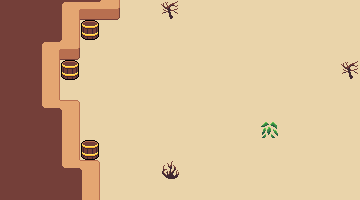

This is a level from a 2D game, rendered from its Tiled map with the project's own tilesets. A one-line summary and the complete map file follow:
An orthogonal 18x10 tile map with 20x20 px tiles, 2 tile layers (ground, obstacles) and 5 objects (4x enemy_spawn, player_spawn).

<map version="1.10" tiledversion="1.10.2" orientation="orthogonal" renderorder="right-down" width="18" height="10" tilewidth="20" tileheight="20" infinite="0" nextlayerid="9" nextobjectid="20">
 <tileset firstgid="1" source="tileset.tsx" />
 <layer id="6" name="ground" width="18" height="10">
  <data encoding="csv">
85,85,85,85,85,85,85,85,86,85,85,85,85,85,85,85,85,85,
85,85,85,85,85,85,85,85,85,85,85,85,85,85,85,85,85,85,
85,85,85,85,85,85,85,85,85,85,85,85,85,85,85,85,85,85,
85,85,85,66,85,85,85,85,85,85,85,85,85,85,85,85,85,86,
85,85,85,85,85,85,85,85,85,85,85,85,85,85,85,85,85,85,
85,85,85,85,85,85,85,85,85,85,85,85,85,85,85,85,85,85,
85,85,85,85,85,85,85,85,85,85,85,85,85,66,85,85,85,85,
85,85,85,85,85,85,85,85,85,85,85,85,85,85,85,85,85,85,
85,85,85,85,85,85,85,85,87,85,85,85,85,85,85,85,85,85,
85,85,85,85,85,85,85,85,85,85,85,85,85,85,85,85,85,85
</data>
 </layer>
 <layer id="7" name="obstacles" width="18" height="10">
  <data encoding="csv">
23,23,23,4,44,45,0,0,0,0,0,0,0,0,0,0,0,0,
23,23,23,24,323,0,0,0,0,0,0,0,0,0,0,0,0,0,
23,23,4,45,0,0,0,0,0,0,0,0,0,0,0,0,0,0,
23,23,24,323,0,0,0,0,0,0,0,0,0,0,0,0,0,0,
23,23,24,0,0,0,0,0,0,0,0,0,0,0,0,0,0,0,
23,23,25,3,0,0,0,0,0,0,0,0,0,0,0,0,0,0,
23,23,23,24,0,0,0,0,0,0,0,0,0,0,0,0,0,0,
23,23,23,24,323,0,0,0,0,0,0,0,0,0,0,0,0,0,
23,23,23,25,3,0,0,0,0,0,0,0,0,0,0,0,0,0,
23,23,23,23,24,0,0,0,0,0,0,0,0,0,0,0,0,0
</data>
 </layer>
 <objectgroup id="8" name="spawn">
  <object id="15" name="enemy_spawn" x="120" y="60" />
  <object id="16" name="enemy_spawn" x="160" y="80" />
  <object id="17" name="enemy_spawn" x="100" y="100" />
  <object id="18" name="enemy_spawn" x="140" y="140" />
  <object id="19" name="player_spawn" x="340" y="80">
   <properties>
    <property name="direction" value="left" />
   </properties>
  </object>
 </objectgroup>
</map>
